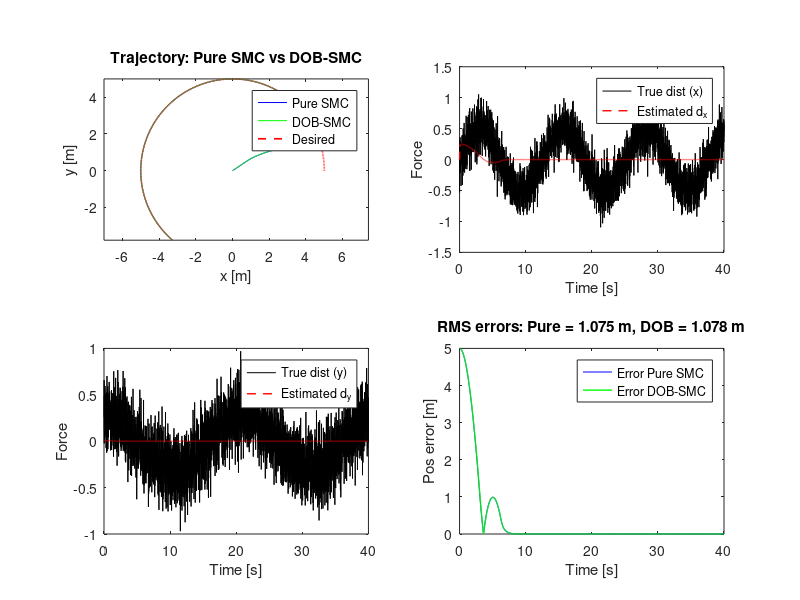

The MATLAB script that drew this image:
% DOB-SMC vs Pure SMC for a simple 2D AUV (surge & sway)
% Author: (Safa_bazrafshan) -- example for episode 15
clear; clc; close all;
rng(1);               % for reproducible noise

%% ---------------- Parameters ----------------
dt = 0.01; T = 40;         % time step and total time [s]
t = (0:dt:T)';             % column time vector
N = length(t);             % number of timesteps (fix for mismatch)

M = diag([20, 30]);        % mass matrix (2x2)
D = diag([5, 8]);          % linear damping (2x2)

alpha = 2;                 % sliding surface coefficient (s = de + alpha*e)
K = diag([20, 20]);        % SMC gain (2x2)
lambda_obs = 30;           % DOB observer gain (tune this)

%% ------------- Desired Trajectory --------------
xd = 5*cos(0.1*t);         % desired x (circle radius 5)
yd = 5*sin(0.1*t);         % desired y
xd_dot = -5*0.1*sin(0.1*t);% derivative of xd: -0.5*sin(0.1 t)
yd_dot =  5*0.1*cos(0.1*t);% derivative of yd:  0.5*cos(0.1 t)

%% --------------- Disturbance (true) -------------
% same disturbance for both controllers (fair comparison)
dist = zeros(N,2);
dist(:,1) = 0.5*sin(0.5*t) + 0.2*randn(N,1);  % surge disturbance (x)
dist(:,2) = 0.3*cos(0.3*t) + 0.2*randn(N,1);  % sway disturbance (y)

%% -------------- State Initialization ------------
% state vector: [pos_x; pos_y; vel_x; vel_y]
x_pure = zeros(4,N);   % trajectory under Pure SMC
x_dob  = zeros(4,N);   % trajectory under DOB-SMC

% observer state (disturbance estimate) for DOB
xh = zeros(2,N);       % xh(:,k) ≈ estimated disturbance at time k
dhat = zeros(2,N);     % store estimates for plotting

%% ---------------- Simulation Loop ----------------
for k = 1:N-1
    % --- current states (pure SMC) ---
    pos_p = x_pure(1:2,k);
    vel_p = x_pure(3:4,k);
    % --- current states (DOB-SMC) ---
    pos_d = x_dob(1:2,k);
    vel_d = x_dob(3:4,k);

    % desired at time k
    pos_des = [xd(k); yd(k)];
    vel_des = [xd_dot(k); yd_dot(k)];

    % tracking errors (actual - desired)
    e_p  = pos_p - pos_des;
    de_p = vel_p - vel_des;
    s_p  = de_p + alpha*e_p;          % sliding variable (pure)

    e_d  = pos_d - pos_des;
    de_d = vel_d - vel_des;
    s_d  = de_d + alpha*e_d;          % sliding variable (dob)

    % --- Pure SMC control (use sign) ---
    tau_smc_p = -K * sign(s_p);       % 2x1

    % --- DOB: get current estimate and build DOB-SMC input ---
    dhat(:,k) = xh(:,k);              % current disturbance estimate
    tau_smc_d = -K * sign(s_d);       % SMC component for DOB-SMC
    tau_dob   = tau_smc_d - dhat(:,k);% subtract estimate to compensate

    % --- System dynamics integration (Euler forward) ---
    % Pure SMC dynamics
    dv_p = M \ (tau_smc_p - D*vel_p + dist(k,:)');
    vel_p_next = vel_p + dt * dv_p;
    pos_p_next = pos_p + dt * vel_p;

    % DOB-SMC dynamics (uses tau_dob)
    dv_d = M \ (tau_dob - D*vel_d + dist(k,:)');
    vel_d_next = vel_d + dt * dv_d;
    pos_d_next = pos_d + dt * vel_d;

    % store next states
    x_pure(:,k+1) = [pos_p_next; vel_p_next];
    x_dob(:,k+1)  = [pos_d_next; vel_d_next];

    % --- Update Disturbance Observer (simple dynamics) ---
    % Note: observer uses position error (e_d) and M for scaling.
    % xh_dot = -lambda_obs*( xh + M^{-1} * e )
    xh(:,k+1) = xh(:,k) + dt * ( -lambda_obs * ( xh(:,k) + (M \ e_d) ) );
end
% store last estimate for plotting
dhat(:,N) = xh(:,N);

%% --------------- Performance Metrics -------------
err_p = sqrt( (x_pure(1,:) - xd').^2 + (x_pure(2,:) - yd').^2 ); % Euclid pos error over time
err_d = sqrt( (x_dob(1,:)  - xd').^2 + (x_dob(2,:)  - yd').^2 );

rms_p = sqrt(mean(err_p.^2));
rms_d = sqrt(mean(err_d.^2));

fprintf('RMS position error (Pure SMC): %.4f m\n', rms_p);
fprintf('RMS position error (DOB-SMC) : %.4f m\n', rms_d);

%% -------------------- Plots -----------------------
figure('Position',[100 100 1200 700]);
subplot(2,2,1);
plot(x_pure(1,:), x_pure(2,:), 'b', x_dob(1,:), x_dob(2,:), 'g', xd, yd, 'r--','LineWidth',1.2);
legend('Pure SMC','DOB-SMC','Desired'); axis equal;
xlabel('x [m]'); ylabel('y [m]'); title('Trajectory: Pure SMC vs DOB-SMC');

subplot(2,2,2);
plot(t, dist(:,1),'k', t, dhat(1,:),'r--','LineWidth',1);
legend('True dist (x)','Estimated d_x'); xlabel('Time [s]'); ylabel('Force');

subplot(2,2,3);
plot(t, dist(:,2),'k', t, dhat(2,:),'r--','LineWidth',1);
legend('True dist (y)','Estimated d_y'); xlabel('Time [s]'); ylabel('Force');

subplot(2,2,4);
plot(t, err_p, 'b', t, err_d, 'g','LineWidth',1);
legend('Error Pure SMC','Error DOB-SMC'); xlabel('Time [s]'); ylabel('Pos error [m]');
title(sprintf('RMS errors: Pure = %.3f m, DOB = %.3f m', rms_p, rms_d));